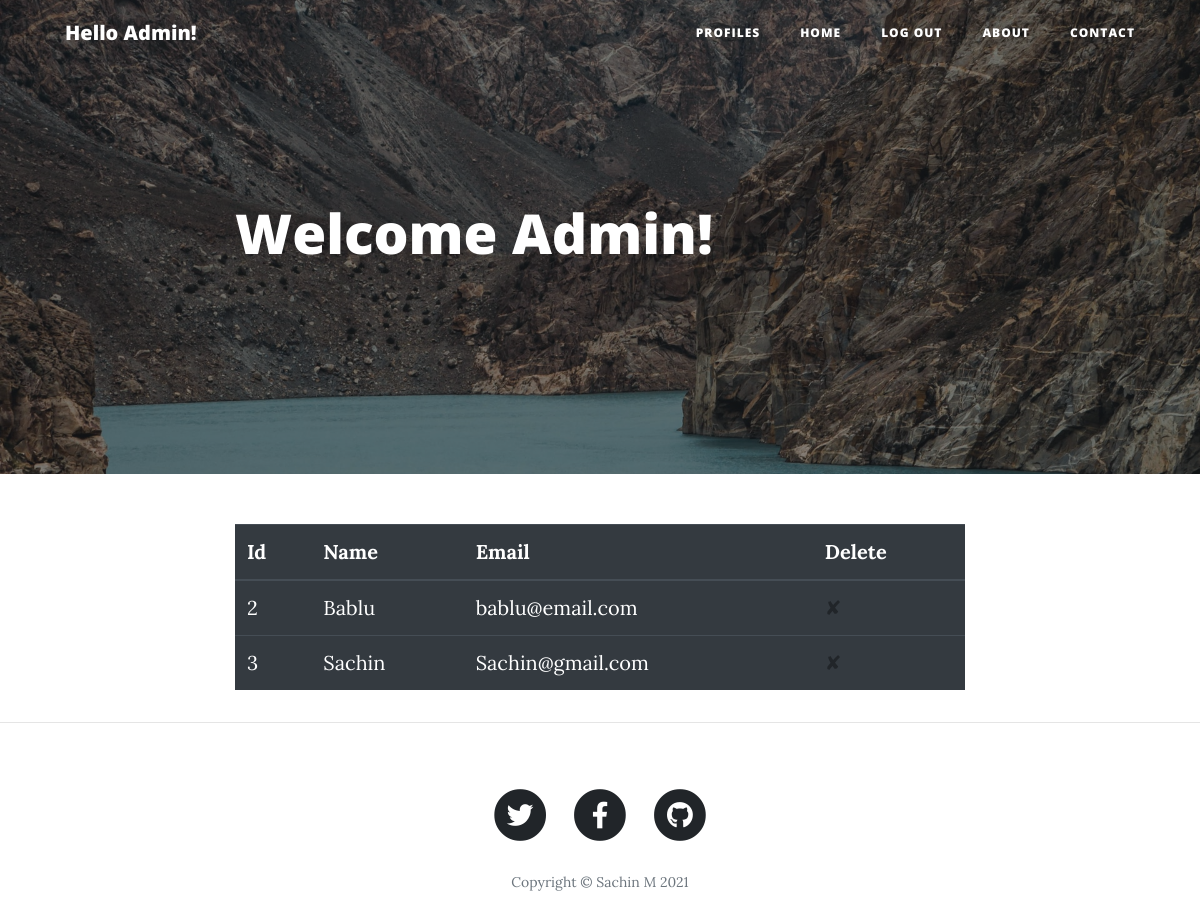
The page /user-profiles (signed in) on the database as committed earlier.
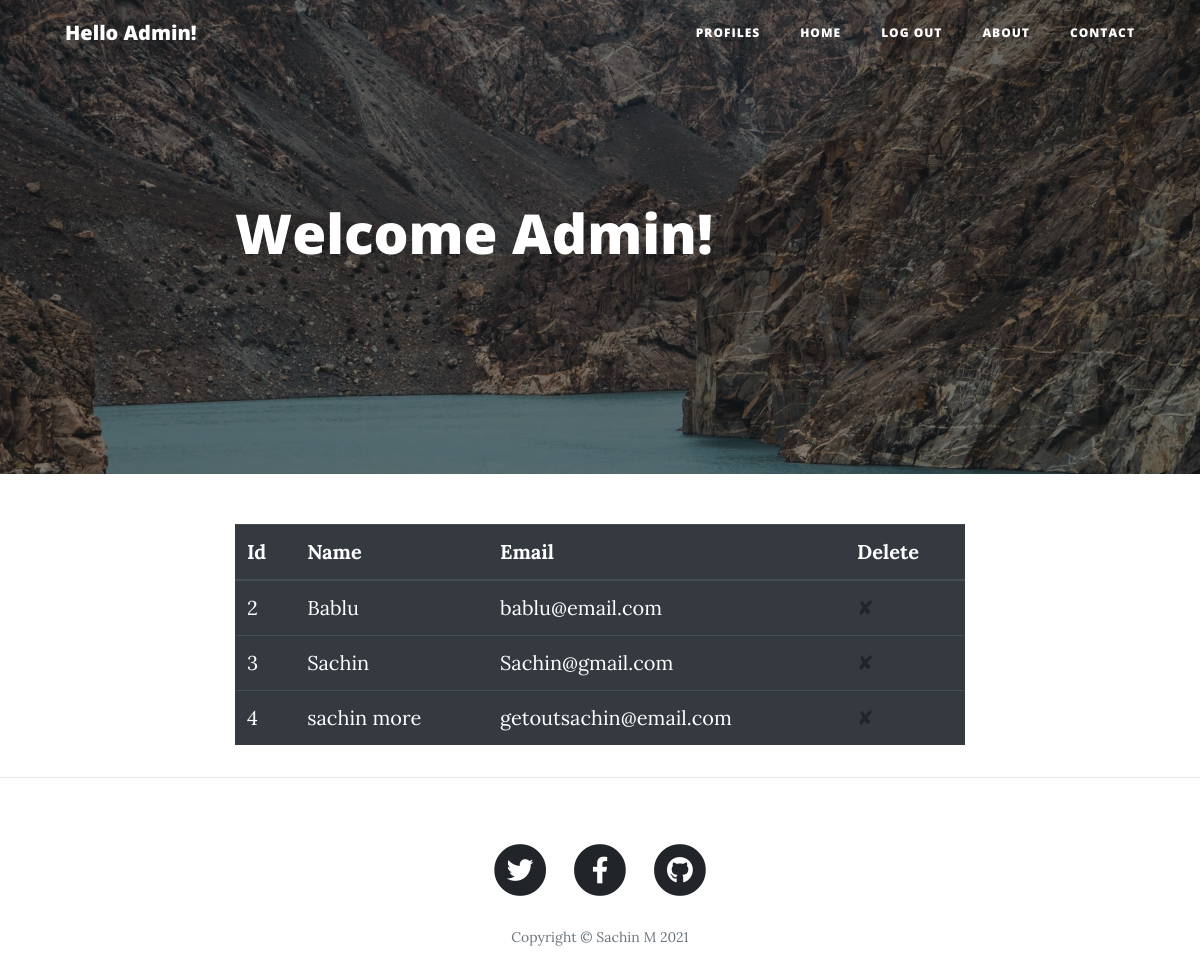
The same page on the database as committed later.
### main.py (models this page shows)
class User(UserMixin, db.Model):
    __tablename__ = "user"
    id = db.Column(db.Integer, primary_key=True)
    email = db.Column(db.String(100), unique=True)
    password = db.Column(db.String(100))
    name = db.Column(db.String(1000))
    posts = relationship("BlogPost", back_populates="author")
    comments = relationship("Comment", back_populates="comment_author")

### main.py (the view)
@app.route('/user-profiles')
@admin_only
@login_required
def profiles():
    users = User.query.all()
    return render_template('admin-page.html', users=users)

### main.py (called while the page is built)
@login_manager.user_loader
def load_user(user_id):
    return User.query.get(int(user_id))

def admin_only(f):
    @wraps(f)
    def decorated_function(*args, **kwargs):
        if current_user.id != 1:
            return abort(403)
        return f(*args, **kwargs)
    return decorated_function

### templates/admin-page.html
{% include "header.html" %}
{% import "bootstrap/wtf.html" as wtf %}
<header class="masthead" style="background-image: url({{ url_for('static', filename='img/profile.jpg')}})">
    <div class="overlay"></div>
    <div class="container">
        <div class="row">
            <div class="col-lg-8 col-md-10 mx-auto">
                <div class="post-heading">
                    <h1>Welcome {{current_user.name}}!</h1>
                </div>
            </div>
        </div>
    </div>
</header>
<article>
    <div class="container">
        <div class="row">
            <div class="col-lg-8 col-md-10 mx-auto col-sm-12">
                <table class="table table-hover table-dark">
                <thead>
                <tr>
                    <th scope="col">Id</th>
                    <th scope="col">Name</th>
                    <th scope="col">Email</th>
                    <th scope="col">Delete</th>
                </tr>
                </thead>
                <tbody>
                {% for user in users[1:] %}
                <tr>
                        <td>{{user.id}}</td>
                        <td>{{user.name}}</td>
                        <td>{{user.email}}</td>
                    <td><a href="{{url_for('delete_user', user_id=user.id) }}">✘</a></td>
                </tr>
                {% endfor %}
                </tbody>
            </table>
            </div>
        </div>
    </div>
</article>
<hr>
{% include "footer.html" %}

### templates/header.html (shortened to what this page needs)
<!DOCTYPE html>
<html lang="en">
<head>
  <link href="{{ url_for('static', filename='vendor/bootstrap/css/bootstrap.min.css') }}" rel="stylesheet">
  <link href="{{ url_for('static', filename='vendor/fontawesome-free/css/all.min.css')}}" rel="stylesheet" type="text/css">
  <link href="{{ url_for('static', filename='css/clean-blog.min.css')}}" rel="stylesheet">
</head>
<body>
  <nav class="navbar navbar-expand-lg navbar-light fixed-top" id="mainNav">
    <div class="container">
      {% if not current_user.is_authenticated: %}
      <a class="navbar-brand" href="{{url_for('get_all_posts')}}">Sachin's Blog</a>
      {% else: %}
      <a class="navbar-brand" href="{{url_for('user_info', id=current_user.id, name=current_user.name)}}">
          Hello {{current_user.name}}!</a>
      {% endif %}
      <div class="collapse navbar-collapse" id="navbarResponsive">
        <ul class="navbar-nav ml-auto">
          {% if current_user.id == 1: %}
              <li class="nav-item">
                  <a class="nav-link" href="{{ url_for('profiles') }}">Profiles</a>
              </li>
          {% endif %}
          <li class="nav-item">
            <a class="nav-link" href="{{ url_for('get_all_posts') }}">Home</a>
          </li>
          {% if not current_user.is_authenticated: %}
          <li class="nav-item">
            <a class="nav-link" href="{{ url_for('login') }}">Login</a>
          </li>
          <li class="nav-item">
            <a class="nav-link" href="{{ url_for('register') }}">Register</a>
          </li>
          {% else: %}
          <li class="nav-item">
            <a class="nav-link" href="{{ url_for('logout') }}">Log Out</a>
          </li>
          {% endif %}
          <li class="nav-item">
            <a class="nav-link" href="{{ url_for('about') }}">About</a>
          </li>
          <li class="nav-item">
            <a class="nav-link" href="{{ url_for('contact') }}">Contact</a>
          </li>
        </ul>
      </div>
    </div>
  </nav>

### templates/footer.html (shortened to what this page needs)
  <footer>
    <div class="container">
      <div class="row">
        <div class="col-lg-8 col-md-10 mx-auto">
          <ul class="list-inline text-center">
            <li class="list-inline-item">
              <a href="#">
                <span class="fa-stack fa-lg">
                  <i class="fas fa-circle fa-stack-2x"></i>
                  <i class="fab fa-twitter fa-stack-1x fa-inverse"></i>
                </span>
              </a>
            </li>
            <li class="list-inline-item">
              <a href="https://www.facebook.com/sachin.moze">
                <span class="fa-stack fa-lg">
                  <i class="fas fa-circle fa-stack-2x"></i>
                  <i class="fab fa-facebook-f fa-stack-1x fa-inverse"></i>
                </span>
              </a>
            </li>
            <li class="list-inline-item">
              <a href="https://github.com/sachinmoze">
                <span class="fa-stack fa-lg">
                  <i class="fas fa-circle fa-stack-2x"></i>
                  <i class="fab fa-github fa-stack-1x fa-inverse"></i>
                </span>
              </a>
            </li>
          </ul>
          <p class="copyright text-muted">Copyright &copy; Sachin M 2021</p>
        </div>
      </div>
    </div>
  </footer>
</body>
</html>

Rows that differ between the two databases and show on the page:
added User: id "4", name "sachin more", email "getoutsachin@email.com"
